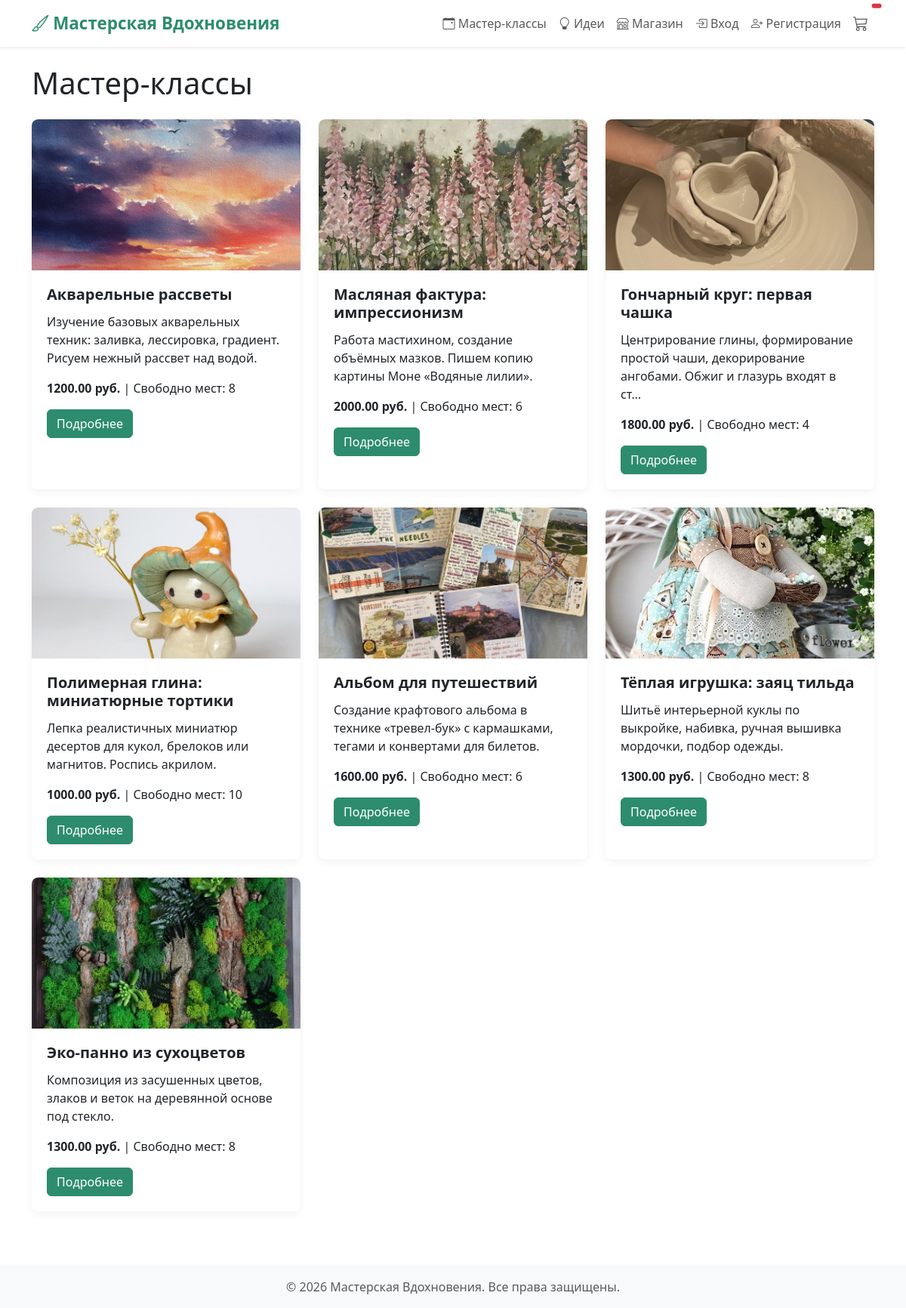
/masterclasses/, run on the app's committed database.
### masterclasses/models.py (models this page shows, shortened)
class MasterClass(models.Model):
    DIFFICULTY_CHOICES = [
        ('beginner', 'Новичок'),
        ('medium', 'Средний'),
        ('advanced', 'Продвинутый'),
    ]
    title = models.CharField(max_length=200, verbose_name='Название')
    description = models.TextField(verbose_name='Описание')
    category = models.ForeignKey(Category, on_delete=models.CASCADE, verbose_name='Категория')
    difficulty = models.CharField(max_length=10, choices=DIFFICULTY_CHOICES, verbose_name='Сложность')
    duration = models.IntegerField(help_text='минуты', verbose_name='Длительность')
    price = models.DecimalField(max_digits=8, decimal_places=2, verbose_name='Цена')
    max_seats = models.PositiveIntegerField(verbose_name='Максимум мест')
    image = models.ImageField(upload_to='masterclasses/', verbose_name='Изображение')
    schedule = models.DateTimeField(verbose_name='Дата и время')
    is_active = models.BooleanField(default=True, verbose_name='Активно')
    @property
    def available_seats(self):
        booked = self.booking_set.filter(status='paid').count()
        return self.max_seats - booked
    class Meta:
        verbose_name = 'Мастер-класс'
        verbose_name_plural = 'Мастер-классы'

### masterclasses/views.py (the view)
# urls.py: path('', MasterClassListView.as_view(), name='masterclass_list'),
class MasterClassListView(ListView):
    model = MasterClass
    paginate_by = 10
    template_name = 'masterclasses/list.html'
    def get_queryset(self):
        qs = super().get_queryset().filter(is_active=True)
        cat = self.request.GET.get('category')
        if cat:
            qs = qs.filter(category__slug=cat)
        return qs

### templates/masterclasses/list.html (shortened to what this page needs)
{% extends 'base.html' %}
{% block content %}
<h1 class="mb-4">Мастер-классы</h1>
<div class="row">
    {% for mc in masterclass_list %}
        <div class="col-md-4 mb-4">
            <div class="card h-100">
                <img src="{{ mc.image.url }}" class="card-img-top" alt="{{ mc.title }}" style="height: 200px; object-fit: cover;">
                <div class="card-body">
                    <h5 class="card-title">{{ mc.title }}</h5>
                    <p class="card-text">{{ mc.description|truncatechars:100 }}</p>
                    <p><strong>{{ mc.price }} руб.</strong> | Свободно мест: {{ mc.available_seats }}</p>
                    <a href="{% url 'masterclass_detail' mc.pk %}" class="btn btn-primary">Подробнее</a>
                </div>
            </div>
        </div>
    {% empty %}
        <p>Нет активных мастер-классов.</p>
    {% endfor %}
</div>
{% endblock %}

### templates/base.html (shortened to what this page needs)
<!DOCTYPE html>
<html lang="ru">
<head>
    <link href="https://cdn.jsdelivr.net/npm/bootstrap@5.3.0/dist/css/bootstrap.min.css" rel="stylesheet">
    <link rel="stylesheet" href="https://cdn.jsdelivr.net/npm/bootstrap-icons@1.11.3/font/bootstrap-icons.min.css">
    {% load static %}
    <link rel="stylesheet" href="{% static 'css/style.css' %}">
</head>
<body>
<nav class="navbar navbar-expand-lg navbar-light bg-white shadow-sm sticky-top">
    <div class="container">
        <a class="navbar-brand fw-bold text-success" href="{% url 'home' %}">
            <i class="bi bi-brush"></i> Мастерская Вдохновения
        </a>
        <div class="collapse navbar-collapse" id="navbarNav">
            <ul class="navbar-nav ms-auto align-items-center">
                <li class="nav-item">
                    <a class="nav-link" href="{% url 'masterclass_list' %}">
                        <i class="bi bi-calendar-event"></i> Мастер-классы
                    </a>
                </li>
                <li class="nav-item">
                    <a class="nav-link" href="{% url 'idea_list' %}">
                        <i class="bi bi-lightbulb"></i> Идеи
                    </a>
                </li>
                <li class="nav-item">
                    <a class="nav-link" href="{% url 'product_list' %}">
                        <i class="bi bi-shop"></i> Магазин
                    </a>
                </li>
                {% if user.is_authenticated %}
                    <li class="nav-item dropdown">
                        <a class="nav-link dropdown-toggle d-flex align-items-center" href="#" id="userDropdown" role="button" data-bs-toggle="dropdown">
                            {% if user.avatar %}
                                <img src="{{ user.avatar.url }}" alt="avatar" class="rounded-circle me-1" width="30" height="30" style="object-fit: cover;">
                            {% else %}
                                <i class="bi bi-person-circle me-1 fs-5"></i>
                            {% endif %}
                            <span>{{ user.username }}</span>
                        </a>
                        <ul class="dropdown-menu dropdown-menu-end">
                            <li><a class="dropdown-item" href="{% url 'profile' %}"><i class="bi bi-person"></i> Профиль</a></li>
                            <li><hr class="dropdown-divider"></li>
                            <li>
                                <form action="{% url 'logout' %}" method="post" class="d-inline">
                                    {% csrf_token %}
                                    <button type="submit" class="dropdown-item"><i class="bi bi-box-arrow-right"></i> Выход</button>
                                </form>
                            </li>
                        </ul>
                    </li>
                {% else %}
                    <li class="nav-item">
                        <a class="nav-link" href="{% url 'login' %}">
                            <i class="bi bi-box-arrow-in-right"></i> Вход
                        </a>
                    </li>
                    <li class="nav-item">
                        <a class="nav-link" href="{% url 'register' %}">
                            <i class="bi bi-person-plus"></i> Регистрация
                        </a>
                    </li>
                {% endif %}
                <li class="nav-item">
                    <a class="nav-link position-relative" href="{% url 'cart_detail' %}">
                        <i class="bi bi-cart3 fs-5"></i>
                        <span id="cart-count" class="position-absolute top-0 start-100 translate-middle badge rounded-pill bg-danger">
                        </span>
                    </a>
                </li>
            </ul>
        </div>
    </div>
</nav>
<main class="container my-4">
    {% block content %}
    {% endblock %}
</main>
<footer class="bg-light text-center text-muted py-3 mt-5">
    <div class="container">
        <p class="mb-0">© 2026 Мастерская Вдохновения. Все права защищены.</p>
    </div>
</footer>
</body>
</html>

### static/css/style.css (style rules this page uses)
:root { --primary-green: #2d8c6e; --primary-dark: #1a5f4a; --primary-light: #4aa37e; --gray-bg: #f8f9fa; --border-radius: 0.5rem; --box-shadow: 0 0.25rem 0.75rem rgba(0, 0, 0, 0.05); --transition: all 0.2s ease-in-out; }
body { font-family: 'Segoe UI', Roboto, 'Helvetica Neue', sans-serif; background-color: #fff; color: #212529; }
.navbar { box-shadow: 0 2px 10px rgba(0, 0, 0, 0.05); transition: var(--transition); }
.navbar-brand { font-weight: 700; font-size: 1.4rem; }
.nav-link { font-weight: 500; transition: var(--transition); }
#cart-count { font-size: 0.7rem; background-color: #dc3545; color: white; padding: 0.2rem 0.4rem; border-radius: 50%; margin-left: 0.2rem; }
.card { border: none; border-radius: var(--border-radius); transition: var(--transition); overflow: hidden; background-color: white; box-shadow: var(--box-shadow); }
.card-img-top { border-top-left-radius: var(--border-radius); border-top-right-radius: var(--border-radius); object-fit: cover; width: 100%; height: 200px; }
.card-body { padding: 1.25rem; }
.card-title { font-weight: 600; margin-bottom: 0.75rem; }
.btn-primary { background-color: var(--primary-green); border-color: var(--primary-green); }
.badge.bg-danger { background-color: #dc3545 !important; }
.text-success { color: var(--primary-green) !important; }
a { color: var(--primary-green); text-decoration: none; transition: var(--transition); }

### data on the page
MasterClass: image (picture), title "Акварельные рассветы", description "Изучение базовых акварельных техник: заливка, лессировка, градиент. Рисуем нежный рассвет над водой.", price "1200.00", available_seats "8"
MasterClass: image (picture), title "Масляная фактура: импрессионизм", description "Работа мастихином, создание объёмных мазков. Пишем копию картины Моне «Водяные лилии».", price "2000.00", available_seats "6"
MasterClass: image (picture), title "Гончарный круг: первая чашка", description "Центрирование глины, формирование простой чаши, декорирование ангобами. Обжиг и глазурь входят в ст…", price "1800.00", available_seats "4"
MasterClass: image (picture), title "Полимерная глина: миниатюрные тортики", description "Лепка реалистичных миниатюр десертов для кукол, брелоков или магнитов. Роспись акрилом.", price "1000.00", available_seats "10"
MasterClass: image (picture), title "Альбом для путешествий", description "Создание крафтового альбома в технике «тревел-бук» с кармашками, тегами и конвертами для билетов.", price "1600.00", available_seats "6"
MasterClass: image (picture), title "Тёплая игрушка: заяц тильда", description "Шитьё интерьерной куклы по выкройке, набивка, ручная вышивка мордочки, подбор одежды.", price "1300.00", available_seats "8"
MasterClass: image (picture), title "Эко-панно из сухоцветов", description "Композиция из засушенных цветов, злаков и веток на деревянной основе под стекло.", price "1300.00", available_seats "8"
